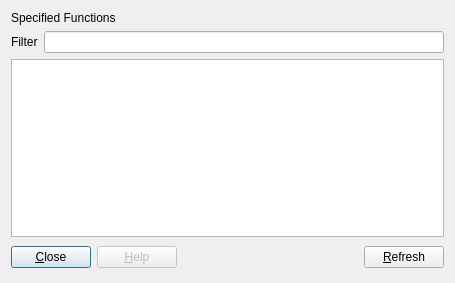
<?xml version="1.0" encoding="UTF-8"?>
<ui version="4.0">
 <author>Evan Teran</author>
 <class>Analyzer::SpecifiedFunctions</class>
 <widget class="QDialog" name="SpecifiedFunctions">
  <property name="geometry">
   <rect>
    <x>0</x>
    <y>0</y>
    <width>455</width>
    <height>283</height>
   </rect>
  </property>
  <property name="windowTitle">
   <string>Specified Functions</string>
  </property>
  <layout class="QGridLayout" name="gridLayout">
   <item row="0" column="0" colspan="2">
    <widget class="QLabel" name="label">
     <property name="text">
      <string>Specified Functions</string>
     </property>
    </widget>
   </item>
   <item row="1" column="0">
    <widget class="QLabel" name="label_2">
     <property name="text">
      <string>Filter</string>
     </property>
    </widget>
   </item>
   <item row="1" column="1">
    <widget class="QLineEdit" name="filter"/>
   </item>
   <item row="2" column="0" colspan="2">
    <widget class="QListView" name="function_list">
     <property name="font">
      <font>
       <family>Monospace</family>
      </font>
     </property>
     <property name="editTriggers">
      <set>QAbstractItemView::NoEditTriggers</set>
     </property>
     <property name="showDropIndicator" stdset="0">
      <bool>false</bool>
     </property>
     <property name="alternatingRowColors">
      <bool>true</bool>
     </property>
    </widget>
   </item>
   <item row="3" column="0" colspan="2">
    <layout class="QHBoxLayout">
     <property name="spacing">
      <number>6</number>
     </property>
     <item>
      <widget class="QPushButton" name="close_button">
       <property name="text">
        <string>&amp;Close</string>
       </property>
      </widget>
     </item>
     <item>
      <widget class="QPushButton" name="help_button">
       <property name="enabled">
        <bool>false</bool>
       </property>
       <property name="text">
        <string>&amp;Help</string>
       </property>
      </widget>
     </item>
     <item>
      <spacer>
       <property name="orientation">
        <enum>Qt::Horizontal</enum>
       </property>
       <property name="sizeHint" stdset="0">
        <size>
         <width>361</width>
         <height>29</height>
        </size>
       </property>
      </spacer>
     </item>
     <item>
      <widget class="QPushButton" name="refresh_button">
       <property name="text">
        <string>&amp;Refresh</string>
       </property>
      </widget>
     </item>
    </layout>
   </item>
  </layout>
 </widget>
 <resources/>
 <connections>
  <connection>
   <sender>close_button</sender>
   <signal>clicked()</signal>
   <receiver>SpecifiedFunctions</receiver>
   <slot>reject()</slot>
   <hints>
    <hint type="sourcelabel">
     <x>61</x>
     <y>458</y>
    </hint>
    <hint type="destinationlabel">
     <x>265</x>
     <y>468</y>
    </hint>
   </hints>
  </connection>
 </connections>
</ui>
